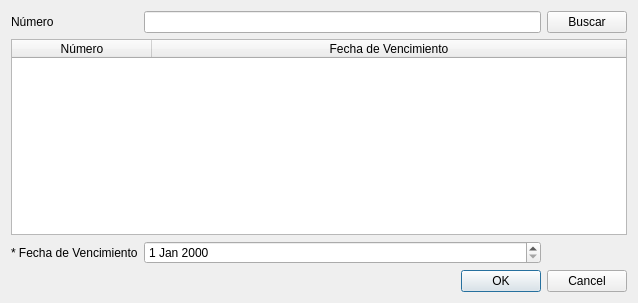
<?xml version="1.0" encoding="UTF-8"?>
<ui version="4.0">
 <class>vtnModificarLote</class>
 <widget class="QWidget" name="vtnModificarLote">
  <property name="geometry">
   <rect>
    <x>0</x>
    <y>0</y>
    <width>638</width>
    <height>303</height>
   </rect>
  </property>
  <property name="windowTitle">
   <string>Modificar Lote</string>
  </property>
  <layout class="QVBoxLayout" name="verticalLayout">
   <item>
    <layout class="QGridLayout" name="gridLayout">
     <item row="3" column="1" colspan="2">
      <widget class="QDialogButtonBox" name="buttonBox">
       <property name="standardButtons">
        <set>QDialogButtonBox::Cancel|QDialogButtonBox::Ok</set>
       </property>
      </widget>
     </item>
     <item row="0" column="2">
      <widget class="QPushButton" name="pushButton">
       <property name="text">
        <string>Buscar</string>
       </property>
      </widget>
     </item>
     <item row="2" column="1">
      <widget class="QDateEdit" name="dateEdit"/>
     </item>
     <item row="2" column="0">
      <widget class="QLabel" name="label_2">
       <property name="text">
        <string>* Fecha de Vencimiento</string>
       </property>
      </widget>
     </item>
     <item row="0" column="0">
      <widget class="QLabel" name="label">
       <property name="text">
        <string>Número</string>
       </property>
      </widget>
     </item>
     <item row="1" column="0" colspan="3">
      <widget class="QTableWidget" name="tableWidget">
       <attribute name="horizontalHeaderDefaultSectionSize">
        <number>140</number>
       </attribute>
       <attribute name="horizontalHeaderStretchLastSection">
        <bool>true</bool>
       </attribute>
       <column>
        <property name="text">
         <string>Número</string>
        </property>
       </column>
       <column>
        <property name="text">
         <string>Fecha de Vencimiento</string>
        </property>
       </column>
      </widget>
     </item>
     <item row="0" column="1">
      <widget class="QLineEdit" name="lineEdit"/>
     </item>
    </layout>
   </item>
  </layout>
 </widget>
 <tabstops>
  <tabstop>lineEdit</tabstop>
  <tabstop>pushButton</tabstop>
  <tabstop>tableWidget</tabstop>
  <tabstop>dateEdit</tabstop>
  <tabstop>buttonBox</tabstop>
 </tabstops>
 <resources/>
 <connections/>
</ui>
